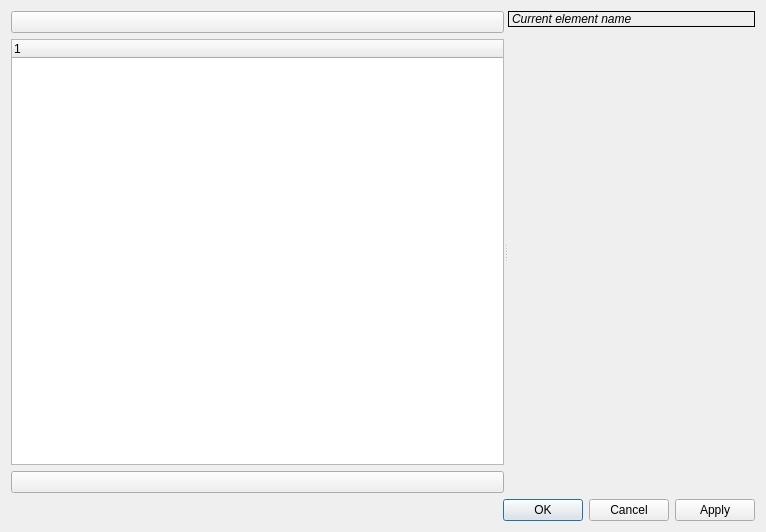
<?xml version="1.0" encoding="UTF-8"?>
<ui version="4.0">
 <class>uiPropertiesDialog</class>
 <widget class="QDialog" name="uiPropertiesDialog">
  <property name="geometry">
   <rect>
    <x>0</x>
    <y>0</y>
    <width>766</width>
    <height>532</height>
   </rect>
  </property>
  <property name="windowTitle">
   <string>Properties</string>
  </property>
  <layout class="QGridLayout" name="gridLayout">
   <item row="0" column="0">
    <widget class="QSplitter" name="splitter">
     <property name="orientation">
      <enum>Qt::Horizontal</enum>
     </property>
     <widget class="QWidget" name="">
      <layout class="QVBoxLayout">
       <property name="spacing">
        <number>6</number>
       </property>
       <item>
        <widget class="QPushButton" name="uiUp">
         <property name="toolTip">
          <string>Move up</string>
         </property>
         <property name="icon">
          <iconset>
           <normaloff>images:general/up.svg</normaloff>images:general/up.svg</iconset>
         </property>
        </widget>
       </item>
       <item>
        <widget class="QTreeWidget" name="uiDocumentTree">
         <property name="sizePolicy">
          <sizepolicy hsizetype="Preferred" vsizetype="Expanding">
           <horstretch>0</horstretch>
           <verstretch>0</verstretch>
          </sizepolicy>
         </property>
         <property name="columnCount">
          <number>1</number>
         </property>
         <column>
          <property name="text">
           <string/>
          </property>
         </column>
        </widget>
       </item>
       <item>
        <widget class="QPushButton" name="uiDown">
         <property name="toolTip">
          <string>Move down</string>
         </property>
         <property name="icon">
          <iconset>
           <normaloff>images:general/down.svg</normaloff>images:general/down.svg</iconset>
         </property>
        </widget>
       </item>
      </layout>
     </widget>
     <widget class="QWidget" name="">
      <layout class="QVBoxLayout">
       <property name="spacing">
        <number>2</number>
       </property>
       <item>
        <widget class="QLabel" name="uiElementName">
         <property name="maximumSize">
          <size>
           <width>16777215</width>
           <height>25</height>
          </size>
         </property>
         <property name="font">
          <font>
           <weight>50</weight>
           <italic>true</italic>
           <bold>false</bold>
          </font>
         </property>
         <property name="frameShape">
          <enum>QFrame::Box</enum>
         </property>
         <property name="frameShadow">
          <enum>QFrame::Plain</enum>
         </property>
         <property name="text">
          <string>Current element name</string>
         </property>
        </widget>
       </item>
       <item>
        <widget class="QStackedWidget" name="uiPropertiesWidget">
         <property name="sizePolicy">
          <sizepolicy hsizetype="Expanding" vsizetype="Preferred">
           <horstretch>0</horstretch>
           <verstretch>0</verstretch>
          </sizepolicy>
         </property>
        </widget>
       </item>
      </layout>
     </widget>
    </widget>
   </item>
   <item row="1" column="0">
    <widget class="QDialogButtonBox" name="uiButtonBox">
     <property name="orientation">
      <enum>Qt::Horizontal</enum>
     </property>
     <property name="standardButtons">
      <set>QDialogButtonBox::Apply|QDialogButtonBox::Cancel|QDialogButtonBox::Ok</set>
     </property>
    </widget>
   </item>
  </layout>
 </widget>
 <resources/>
 <connections>
  <connection>
   <sender>uiButtonBox</sender>
   <signal>accepted()</signal>
   <receiver>uiPropertiesDialog</receiver>
   <slot>accept()</slot>
   <hints>
    <hint type="sourcelabel">
     <x>248</x>
     <y>254</y>
    </hint>
    <hint type="destinationlabel">
     <x>157</x>
     <y>274</y>
    </hint>
   </hints>
  </connection>
  <connection>
   <sender>uiButtonBox</sender>
   <signal>rejected()</signal>
   <receiver>uiPropertiesDialog</receiver>
   <slot>reject()</slot>
   <hints>
    <hint type="sourcelabel">
     <x>316</x>
     <y>260</y>
    </hint>
    <hint type="destinationlabel">
     <x>286</x>
     <y>274</y>
    </hint>
   </hints>
  </connection>
 </connections>
</ui>
